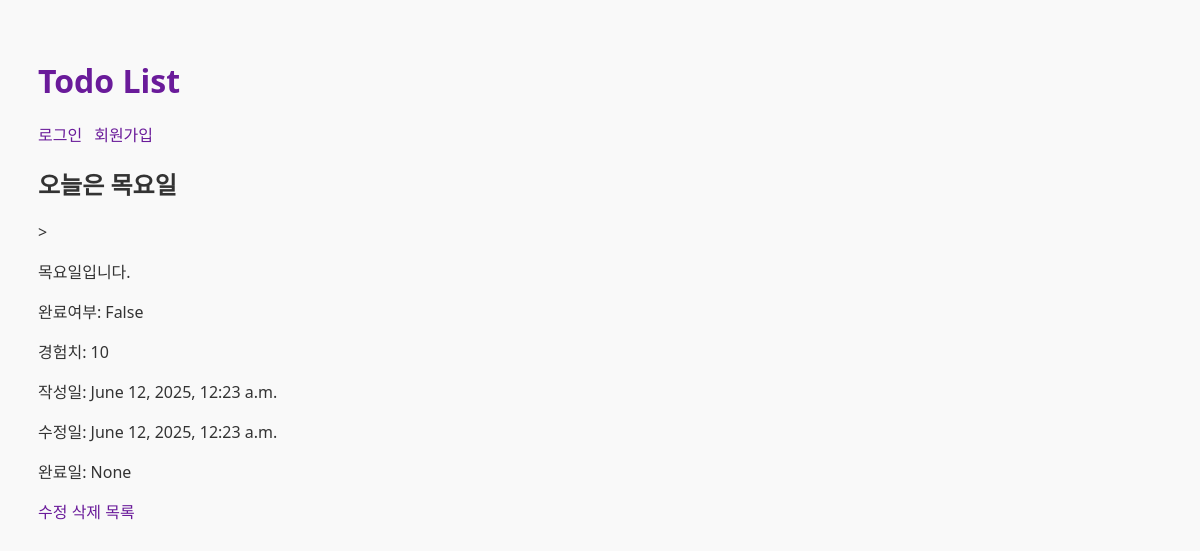
/todo/1, run on the app's committed database.
### todo/models.py (models this page shows, shortened)
class Todo(models.Model):
    name = models.CharField(max_length=100)
    description = models.TextField(blank=True)
    complete = models.BooleanField(default=False)
    exp = models.PositiveIntegerField(default=0)
    completed_at = models.DateTimeField(null=True, blank=True)
    created_at = models.DateTimeField(auto_now_add=True)
    updated_at = models.DateTimeField(auto_now=True)

### todo/views.py (the view)
# urls.py: path("<int:pk>", TodoDetailView.as_view(), name="detail"), #상세보기 id가 필요합니다.
class TodoDetailView(DetailView):
    model = Todo
    template_name = "todo/todo_detail.html"
    context_object_name = "todos"

### todo/templates/todo/todo_detail.html
{% extends "todo/base.html" %}
{% load static %}
{% block content %}
<h2>{{todos.name}}</h2>>
<p>{{todos.description}}</p>
<p>완료여부: {{ todos.complete }}</p>
<p>경험치: {{ todos.exp }}</p>
<p>작성일: {{ todos.created_at }}</p>
<p>수정일: {{ todos.updated_at }}</p>
<p>완료일: {{ todos.completed_at }}</p>
<a href="{% url 'todo:update' todos.pk %}">수정</a>
<a href="{% url 'todo:delete' todos.pk %}">삭제</a>
<a href="{% url 'todo:list' %}">목록</a>
{% endblock %}

### todo/static/todo/css/style.css (style rules this page uses)
body { font-family: "Segoe UI", sans-serif; background-color: #f9f9f9; padding: 30px; color: #333; }
a { text-decoration: none; color: #6a1b9a; transition: color 0.3s; }

### data on the page
Todo: name "오늘은 목요일", description "목요일입니다.", complete "False", exp "10", created_at "June 12, 2025, 12:23 a.m.", updated_at "June 12, 2025, 12:23 a.m.", completed_at "None"
